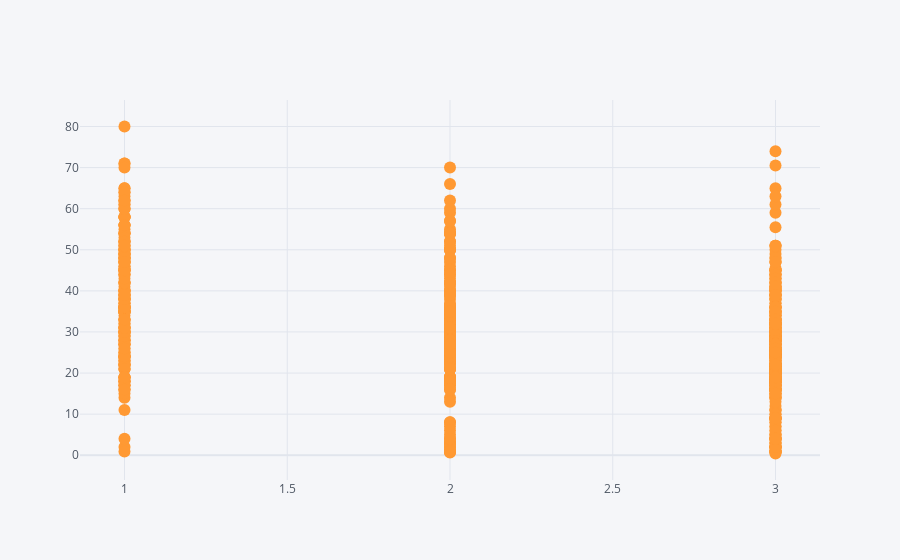

Notebook code cell kept with this figure:
### Code cell
titanic.iplot(kind='scatter', x='pclass', y='age', mode='markers')

### Figure 1 — Plotly figure (JSON) as saved in the notebook; plotly's stock layout.template omitted (floating-point values rounded to 4 significant figures; data arrays with more than 128 entries replaced by an {"elided": "..."} marker saying what was removed)
{"data": [{"line": {"color": "rgba(255, 153, 51, 1.0)", "dash": "solid", "shape": "linear", "width": 1.3}, "marker": {"size": 12, "symbol": "circle"}, "mode": "markers", "name": "age", "text": "", "type": "scatter", "x": {"elided": "891 int values"}, "y": {"elided": "891 mixed values"}}], "layout": {"legend": {"bgcolor": "#F5F6F9", "font": {"color": "#4D5663"}}, "paper_bgcolor": "#F5F6F9", "plot_bgcolor": "#F5F6F9", "title": {"font": {"color": "#4D5663"}}, "xaxis": {"gridcolor": "#E1E5ED", "showgrid": true, "tickfont": {"color": "#4D5663"}, "title": {"font": {"color": "#4D5663"}, "text": ""}, "zerolinecolor": "#E1E5ED"}, "yaxis": {"gridcolor": "#E1E5ED", "showgrid": true, "tickfont": {"color": "#4D5663"}, "title": {"font": {"color": "#4D5663"}, "text": ""}, "zerolinecolor": "#E1E5ED"}}}
